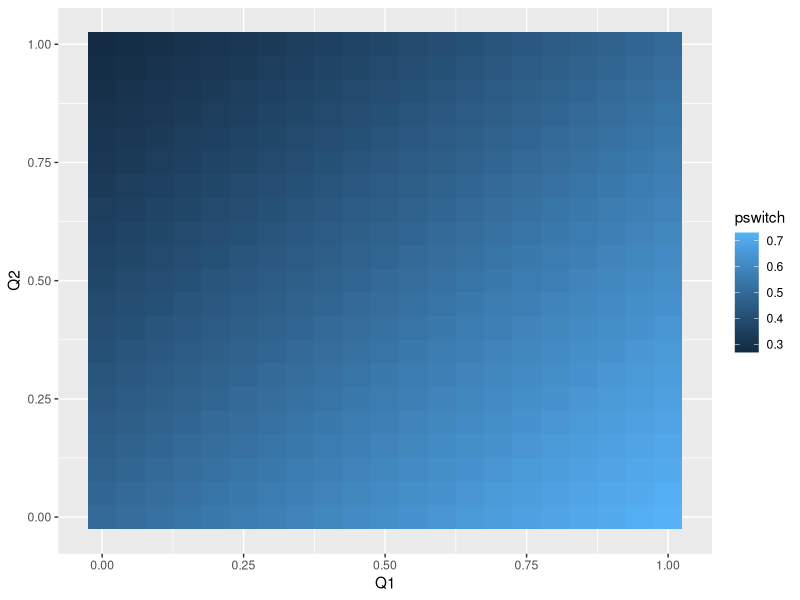

Write R code to recreate this figure. (Note: this script raises an error after producing the figure.)
#this is the switch probability choice function p(switch)
pnew <- function(Q1, Q2, c, kappa) {
  1/(1+exp(-kappa*(Q1 - c - Q2)))
  #1/(1+exp(-kappa*(Q1*c - Q2)))
}

#df <- expand.grid(Q1 = 1:50, Q2 = 1:50)
df <- expand.grid(Q1 = seq(0, 1, .05), Q2 = seq(0, 1, .05))

#pnew(20, 10, 1, 1)

df$pswitch <- NA
for (i in 1:nrow(df)) {
  #df[i, "pswitch"] <- pnew(df[i, "Q1"], df[i, "Q2"], c=0, kappa=0.01)
  df[i, "pswitch"] <- pnew(df[i, "Q1"], df[i, "Q2"], c=0.0, kappa=1)
} 

library(ggplot2)
ggplot(df, aes(x=Q1, y=Q2, fill=pswitch)) + geom_tile()


presp <- function(Q1, Q2, eta, phi=1) {
  Qstar <- (Q1 + Q2)/eta
  phi / (1+exp(-Qstar))
}

#use 2pl-type approach
presp <- function(Q1, Q2, eta=1, phi=1, gamma=2, nu=1) {
  Qstar <- (Q1 + Q2)/eta
  phi / (1+exp(-gamma*(Qstar - nu)))
}



#df <- expand.grid(Q1 = seq(0.01, 1, 0.1), Q2 = seq(0.01, 1, 0.1), eta=seq(0.1, 2, 0.2))
#df <- expand.grid(Q1 = seq(0.01, 1, 0.1), Q2 = seq(0.01, 1, 0.1), eta=seq(0.1,1.3, 0.2), gamma=seq(0.5, 3, 0.5))
df <- expand.grid(Q1 = seq(0.01, 1.01, 0.1), Q2 = seq(0.01, 1.01, 0.1), eta=1, gamma=seq(0.1, 5, 0.5), nu=seq(0.1, 2.4, 0.4))

df$presp <- NA
for (i in 1:nrow(df)) {
  df[i, "presp"] <- presp(df[i, "Q1"], df[i, "Q2"], eta=df[i,"eta"], gamma=df[i,"gamma"], nu=df[i,"nu"])
}

df <- df %>% mutate(sumQ=Q1+Q2)
# ggplot(df, aes(x=Q1, y=Q2, fill=presp)) + geom_tile() + facet_wrap(~eta)

#ggplot(df, aes(x=sumQ, y=presp)) + geom_line() + facet_grid(gamma~eta)
ggplot(df, aes(x=sumQ, y=presp)) + geom_line() + facet_grid(gamma~nu, labeller=label_both)

df %>% group_by(eta) %>% summarize(mean(presp))

